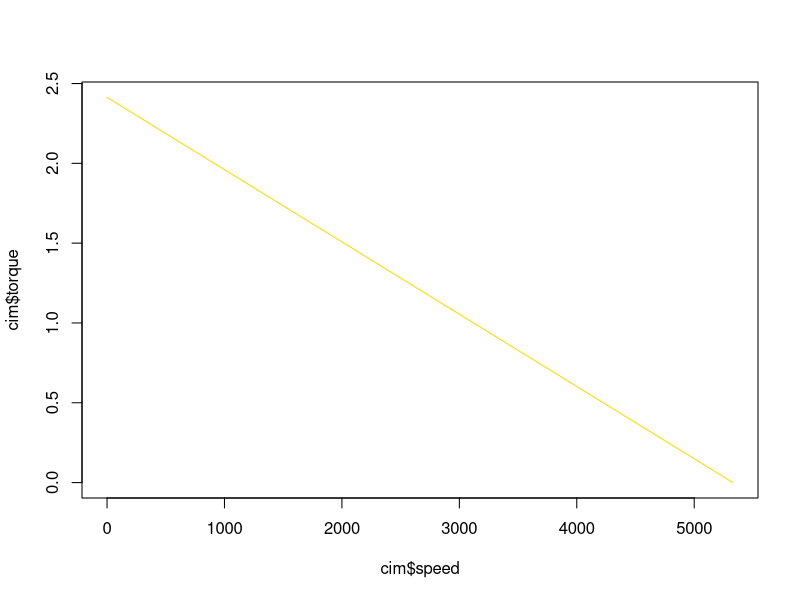

Recreate this plot in R.
## ---- chunk 1
knitr::opts_chunk$set(echo = FALSE)
library(lattice)
cim <- read.csv("./data/motor-specs/cim/cim-motor-curve-data-20151104.csv", header = TRUE)
## ---- chunk 2
plot(cim$speed, cim$torque, type="l", col="gold")
